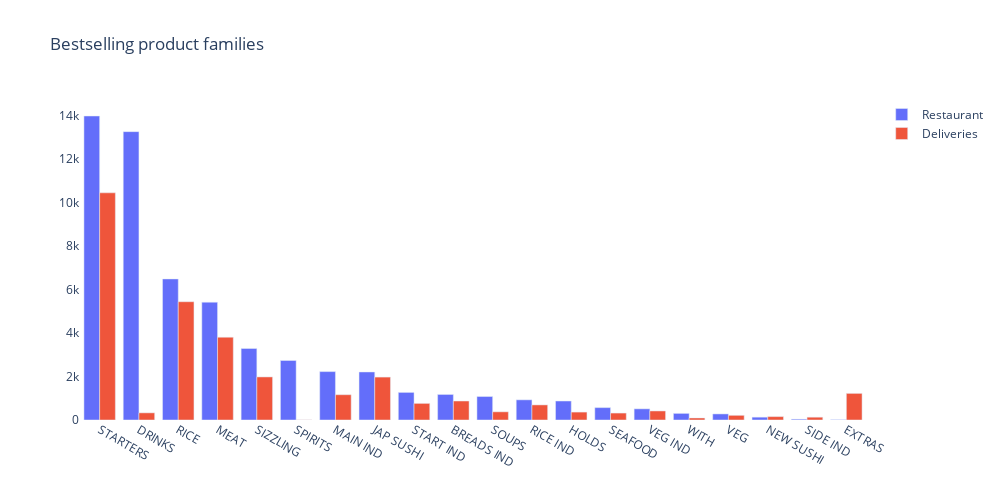

This figure's notebook cell:
### Code cell
# Explore ProductFamily

#ProductFamily Consumption in restaurant 
pf_rest= df[df.IsDelivery == 0][["ProductFamily","Qty"]].groupby(["ProductFamily"]).sum().sort_values(by = "Qty", ascending = False).reset_index() 

#ProductFamily Consumption in deliveries excluding delivery charges
pf_deli= df[df.ProductDesignation != "DELIVERY CHARGE"][df.IsDelivery == 1][["ProductFamily","Qty"]].groupby(["ProductFamily"]).sum().sort_values(by = "Qty", ascending = False).reset_index() 

pf_group = pf_rest.merge(pf_deli, left_on= "ProductFamily", right_on="ProductFamily" ) 
 
fig = go.Figure(data=[ 
    go.Bar(name='Restaurant', x=pf_group['ProductFamily'], y=pf_group['Qty_x']), 
    go.Bar(name='Deliveries', x=pf_group['ProductFamily'], y=pf_group['Qty_y']) 
]) 

# Change the bar mode 
fig.update_layout(barmode="group",height=500, width=1000, title_text="Bestselling product families", plot_bgcolor="white")
fig.show()

### Figure 1 — Plotly figure (JSON) as saved in the notebook; plotly's stock layout.template omitted (floating-point values rounded to 4 significant figures)
{"data": [{"name": "Restaurant", "type": "bar", "x": ["STARTERS", "DRINKS", "RICE", "MEAT", "SIZZLING", "SPIRITS", "MAIN IND", "JAP SUSHI", "START IND", "BREADS IND", "SOUPS", "RICE IND", "HOLDS", "SEAFOOD", "VEG IND", "WITH", "VEG", "NEW SUSHI", "SIDE IND", "EXTRAS"], "y": [13982, 13263, 6488, 5418, 3288, 2736, 2226, 2209, 1269, 1174, 1080, 927, 873, 570, 513, 304, 279, 130, 38, 13]}, {"name": "Deliveries", "type": "bar", "x": ["STARTERS", "DRINKS", "RICE", "MEAT", "SIZZLING", "SPIRITS", "MAIN IND", "JAP SUSHI", "START IND", "BREADS IND", "SOUPS", "RICE IND", "HOLDS", "SEAFOOD", "VEG IND", "WITH", "VEG", "NEW SUSHI", "SIDE IND", "EXTRAS"], "y": [10449, 329, 5440, 3808, 1981, 5, 1163, 1974, 764, 873, 376, 694, 364, 319, 416, 93, 215, 156, 129, 1224]}], "layout": {"barmode": "group", "height": 500, "plot_bgcolor": "white", "title": {"text": "Bestselling product families"}, "width": 1000}}
